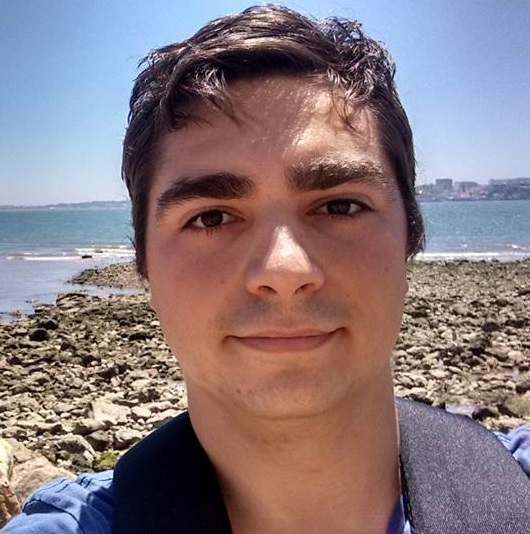
#> input picture input_photos/bossu.jpg, 530 x 534 px
$ python -i caricature.py   (imports and definitions only)
#> lines starting #> are read from the running program, lines starting #| are printed output that depends on the picture; after the words box and inside, x2 and y2 are one past the last pixel; in counts of white or black regions, pixels touching at a corner belong together; long printed decimals are rounded
import cv2
import numpy as np
import sys
from PIL import Image
from imutils import face_utils
import argparse
import imutils
import random

def caricature(filename, outputFilename):
	# Get user supplied values
#> called with filename = 'input_photos/bossu.jpg', outputFilename = 'out.png'
	faceCascPath = "haarcascade_frontalface_default.xml"
	eyeCascPath = "haarcascade_eye.xml"

	# Create the haar cascade
	faceCascade = cv2.CascadeClassifier(faceCascPath)
	eyeCascade = cv2.CascadeClassifier(eyeCascPath)
	# Read the image
	image = cv2.imread(filename)
#> image is the input picture: shape (534, 530, 3); mean B, G, R 125.8, 121, 136.7
	im = Image.open(filename)
	gray = cv2.cvtColor(image, cv2.COLOR_BGR2GRAY)
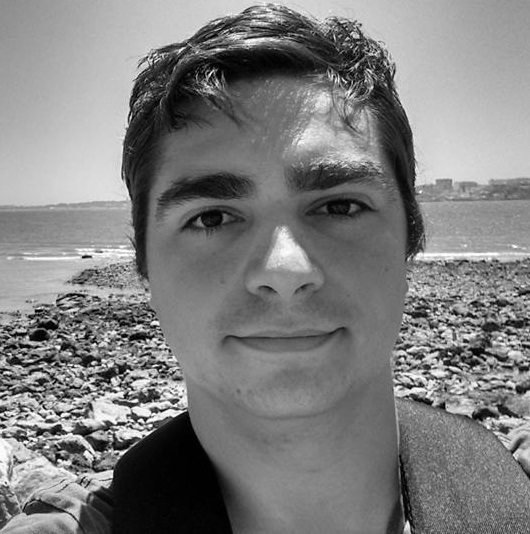
#> gray: shape (534, 530); min 0, max 255, mean 126.3

	# Detect faces in the image
	faces = faceCascade.detectMultiScale(
		gray,
		scaleFactor=1.1,
		minNeighbors=5,
		minSize=(30, 30),
		flags = cv2.CASCADE_SCALE_IMAGE
	)
#> faces = [[98, 77, 353, 353]]
	# Draw a rectangle around the faces
	for (x, y, w, h) in faces:
		cv2.rectangle(image, (x, y), (x+w, y+h), (0, 255, 0), 2)
		roi_gray = gray[y:y+h, x:x+w]
		roi_color = image[y:y+h, x:x+w]
		eyes = eyeCascade.detectMultiScale(gray, 1.3, 5)

		for (ex,ey,ew,eh) in eyes:
			im2 = im.crop((ex, ey, ex+ew, ey+eh))
			width, height = im2.size
			weight_value = random.uniform(1.25, 1.45)
			print("Random weight is " + str(weight_value))
			im2 = im2.resize((round(width * weight_value), round(height * weight_value)))
			im.paste(im2, (ex, ey))
			im.save(outputFilename)
			cv2.rectangle(image, (ex,ey), (ex+ew, ey+eh), (0,255,0), 2)
#> this loop made 1 pass
#> (x, y, w, h, eyes) on pass 1: (98, 77, 353, 353, [[177, 189, 62, 62], [308, 180, 56, 56]])
#| Random weight is 1.419
#| Random weight is 1.402
#> pass 1, in caricature, `roi_gray = gray[y:y+h, x:x+w]`:
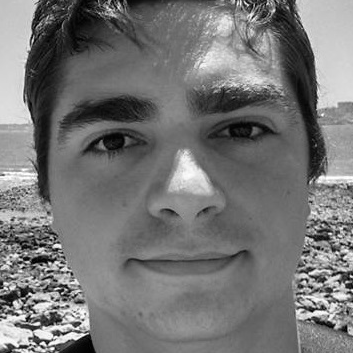
#> roi_gray: shape (353, 353); min 0, max 255, mean 117.1
#> pass 1, in caricature, `roi_color = image[y:y+h, x:x+w]`:
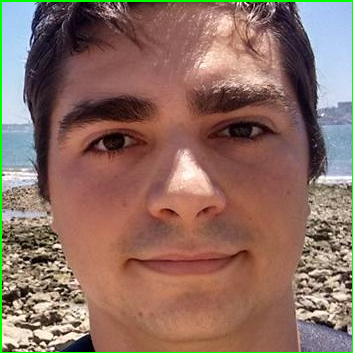
#> roi_color: shape (353, 353, 3); mean B, G, R 98.1, 109.6, 140.1
#> pass 1, in caricature, `im.save(outputFilename)`:
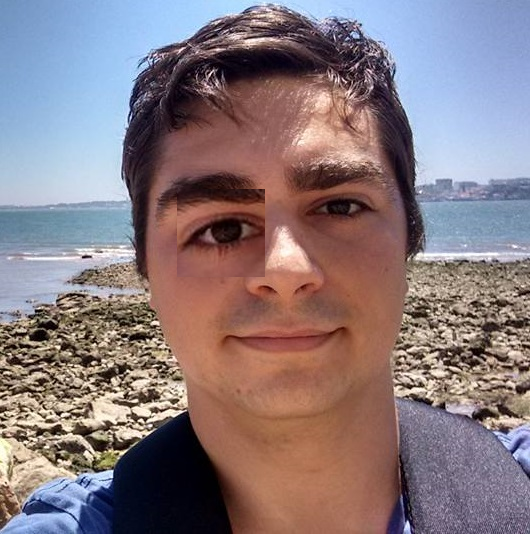
#> saved as out.png: PIL image 530x534 RGB; mean R, G, B 136.3, 120.7, 125.5
#> pass 1, in caricature, `im.save(outputFilename)`:
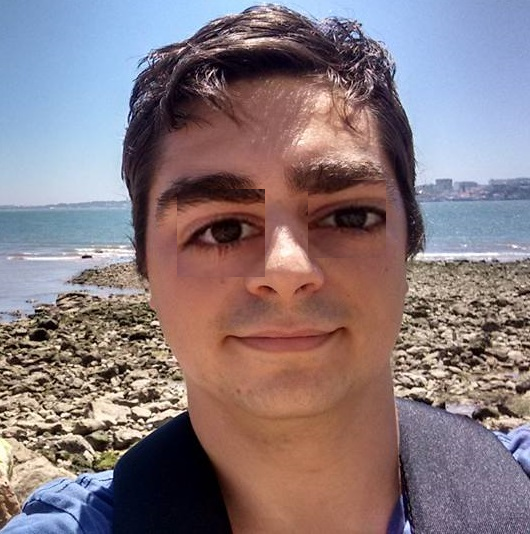
#> saved as out.png: PIL image 530x534 RGB; mean R, G, B 135.9, 120.4, 125.2
#> after the loop:
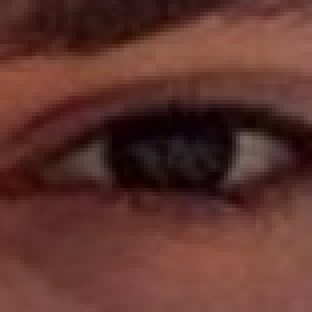
#> im2: PIL image 78x78 RGB (shown 4 times larger); mean R, G, B 95, 52.6, 46
#> after the loop:
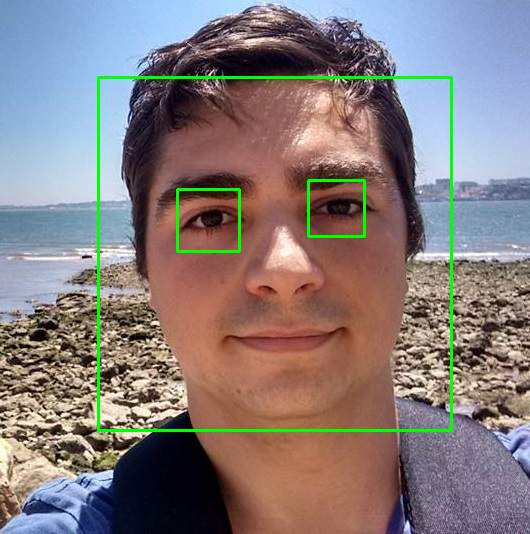
#> image: shape (534, 530, 3); 1.99% of pixels changed, all inside (x1, y1, x2, y2) = (97, 76, 453, 432)

>>> result = caricature('input_photos/bossu.jpg', 'out.png')

$ run again, on input_photos/cumpanasu.jpg
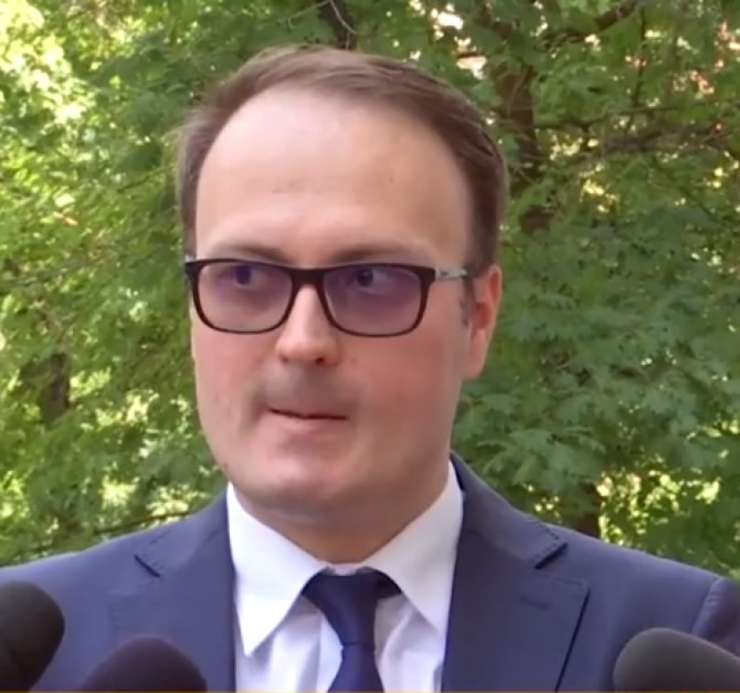
#> input picture input_photos/cumpanasu.jpg, 740 x 693 px
#> in caricature, image is the input picture: shape (693, 740, 3); mean B, G, R 89.6, 111.7, 118.4
#> faces = [[121, 141, 381, 381]]
#> the loop in caricature, `for (x, y, w, h) in faces:` made 1 pass
#> (x, y, w, h, eyes) on pass 1: (121, 141, 381, 381, [[555, 360, 21, 21], [212, 249, 56, 56], [334, 250, 58, 58]])
#> (printed output is left out)
#> pass 1, in caricature, `roi_color = image[y:y+h, x:x+w]`:
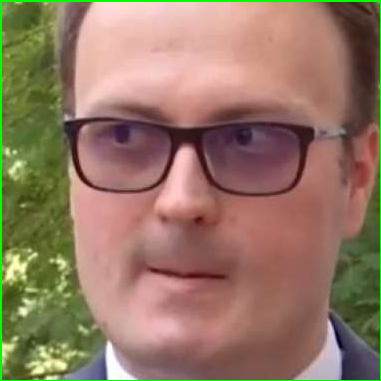
#> roi_color: shape (381, 381, 3); mean B, G, R 100.4, 120.2, 148.3
#> after the loop in caricature, `for (x, y, w, h) in faces:`:
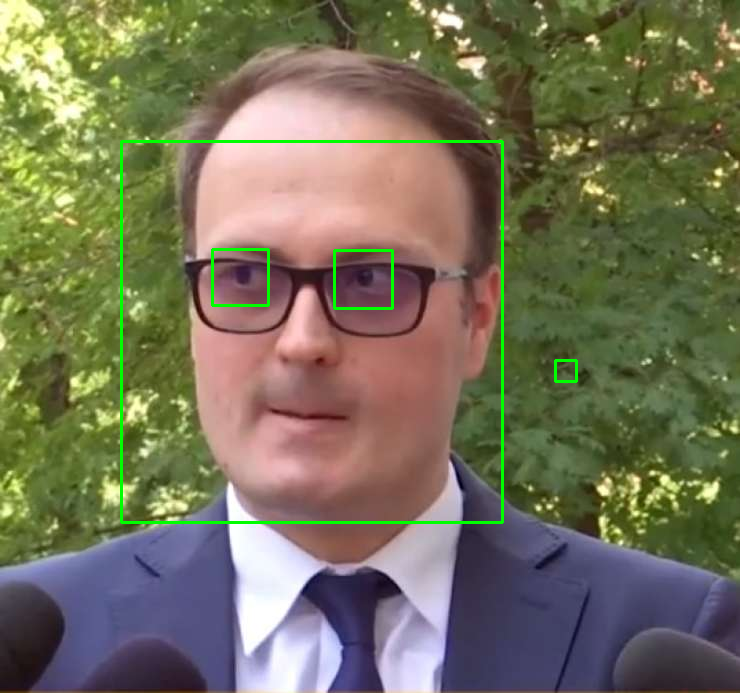
#> image: shape (693, 740, 3); 1.2% of pixels changed, all inside (x1, y1, x2, y2) = (120, 140, 578, 524)

$ run again, on input_photos/fs.jpg
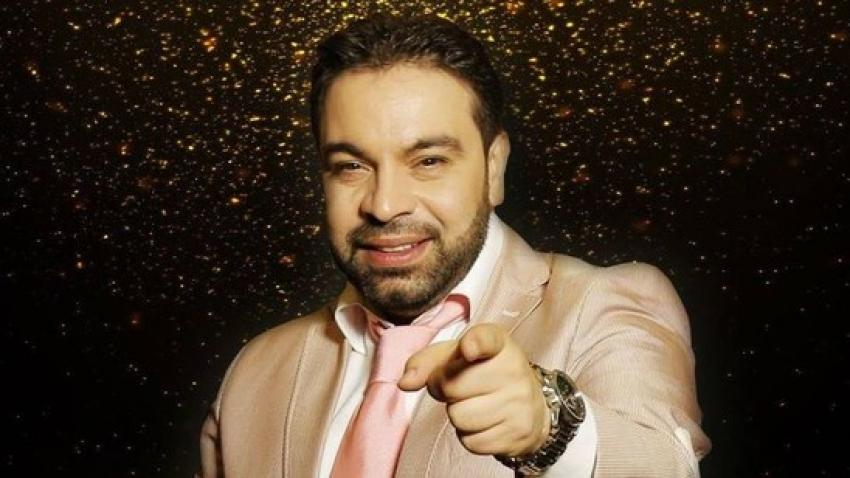
#> input picture input_photos/fs.jpg, 850 x 478 px
#> in caricature, image is the input picture: shape (478, 850, 3); mean B, G, R 44.3, 58.6, 73.1
#> faces = [[290, 86, 200, 200]]
#> the loop in caricature, `for (x, y, w, h) in faces:` made 1 pass
#> (x, y, w, h, eyes) on pass 1: (290, 86, 200, 200, [[328, 147, 42, 42], [407, 143, 44, 44]])
#> (printed output is left out)
#> pass 1, in caricature, `roi_color = image[y:y+h, x:x+w]`:
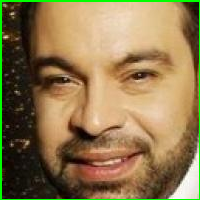
#> roi_color: shape (200, 200, 3); mean B, G, R 79.2, 120.1, 143.1
#> after the loop in caricature, `for (x, y, w, h) in faces:`:
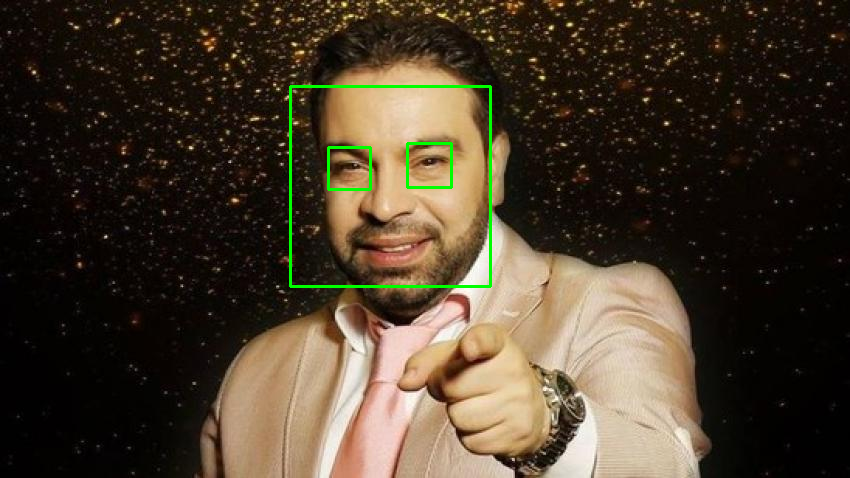
#> image: shape (478, 850, 3); 0.84% of pixels changed, all inside (x1, y1, x2, y2) = (289, 85, 492, 288)
